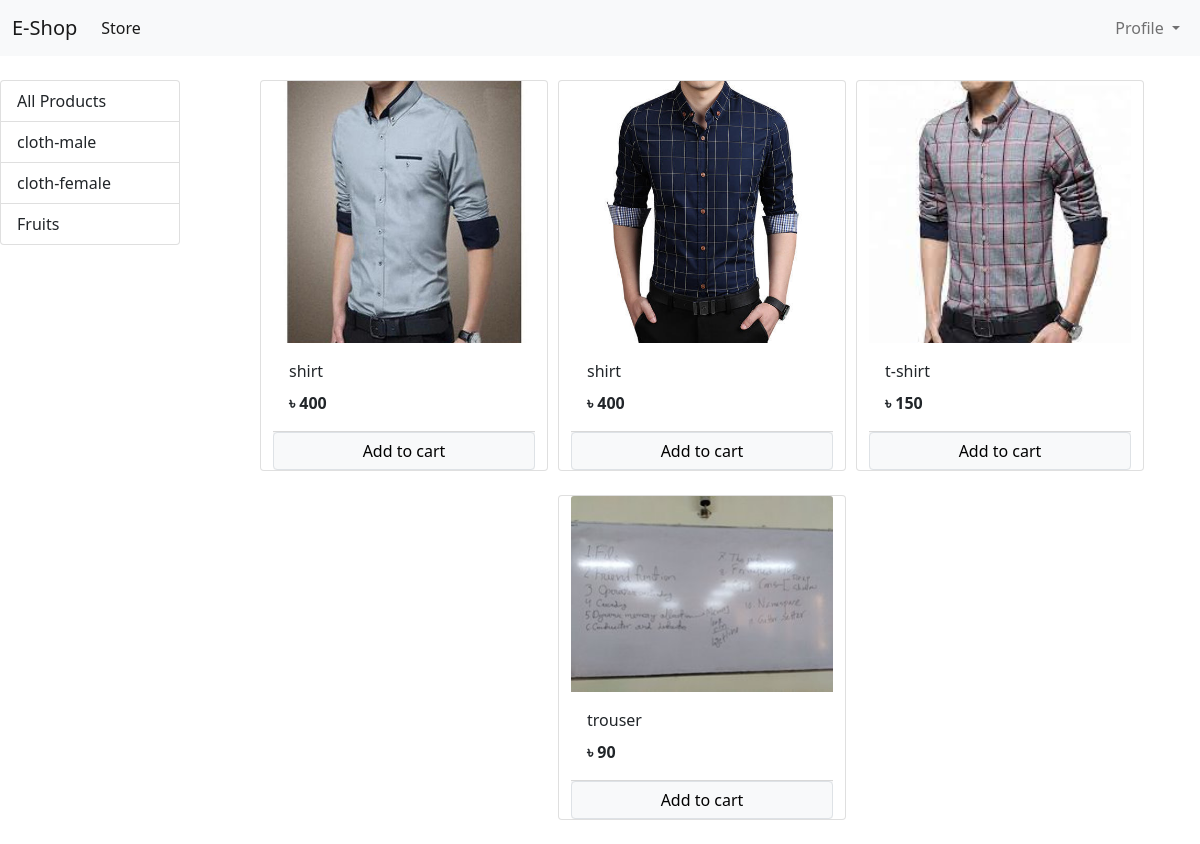
The app's page /?category=1 (signed in) with its own data.
### store/models/category.py (models this page shows, shortened)
class Category(models.Model):
    name = models.CharField(max_length=20)
    @staticmethod
    def get_all_categories():
        return Category.objects.all()

### store/models/product.py (models this page shows, shortened)
class Product(models.Model):
    name =  models.CharField(max_length=50)
    price = models.IntegerField(default=0)
    category = models.ForeignKey(Category , on_delete=models.CASCADE , default=1)
    description = models.CharField(max_length=200, default='', null=True, blank=True)
    image = models.ImageField(upload_to='uploads/products/')
    @staticmethod
    def get_all_products_by_categoryid(category_id):
        if category_id:
           return Product.objects.filter(category = category_id)
        else:
           return Product.get_all_products()

### store/views/home.py (the view, shortened to what this page needs)
# urls.py: path('', Index.as_view(), name='homepage'),
class Index(View):
    def get(self, request):
        cart = request.session.get('cart')
        if not cart:
            request.session['cart'] = {}
        products = None
        categories = Category.get_all_categories()
        categoryID = request.GET.get('category')
        if categoryID:
            products = Product.get_all_products_by_categoryid(categoryID)
        else:
            products = Product.get_all_products()
        data = {}
        data['products'] = products
        data['categories'] = categories
        print('you are: ', request.session.get('email'))
        return render(request, 'index.html', data)

### store/templatetags/cart.py (called while the page is built)
@register.filter(name='is_in_cart')
def is_in_cart(product,cart):
    keys = cart.keys()
    for id in keys:
        print(id == product.id)
        print(type(id), type(product.id))
        if int(id) == product.id:
            return True
    return False

### store/templatetags/custom_filter.py (called while the page is built)
@register.filter(name='currency')
def currency(number):
    return "৳ "+str(number)

### store/templates/index.html (shortened to what this page needs)
  {% extends 'base.html' %}
  {% block content %}
  {% load cart %}
  {% load custom_filter %}
  <div class=<div class="container-fluid">
  <div class="row">
  <div class="col-lg-2">
    <div class="list-group mx-auto">
       <a href="/" class="list-group-item list-group-item-action">All Products</a>
    {% for category in categories %}
      <a href="/?category={{category.id}}" class="list-group-item list-group-item-action">{{category.name}}</a>
    {% endfor%}
    </div>
  </div>
   <div id='products' class="col-lg-9 mx-auto">
   <div class="row mx-auto">
   {% for product in products %}
  <div class="card mx-auto mb-4" id={{product.id}} style="width: 18rem;">
    <img src="{{product.image.url}}" class="card-img-top" alt="...">
    <div class="card-body">
    <p class="card-title">{{product.name}}</p>
    <p class="card-text"><b>{{product.price|currency}}</b></p>
    </div>
    <div class="card-footer p-0 no-gutters">
    {%if product|is_in_cart:request.session.cart%}
    <div class="row no-gutters">
    <form action="/#{{product.id}}" class="col-2" method="post">
       {% csrf_token %}
       <input hidden type="text" name="product" value='{{product.id}}'>
       <input hidden type="text" name="remove" value='True'>
       <input type="submit" value="-" class = "btn btn-block btn-secondary">
    </form>
    <div class="text-center col">{{product|cart_quantity:request.session.cart}} in cart</div>
    <form action="/#{{product.id}}" class="col-2" method="post">
       {% csrf_token %}
       <input hidden type="text" name="product" value='{{product.id}}'>
       <input type="submit" value="+" class = "btn btn-block btn-secondary">
    </form>
    </div>
    {% else %}
    <form action="/#{{product.id}}" method="POST" class="btn-block">
    <input type="submit"  class="float-right btn btn-light border form-control" value="Add to cart">
    </form>
    {% endif %}
    </div>
  </div>
   {% endfor %}
  </div>
  </div>
  </div>
</div>
  {% endblock %}

### records on screen
Category: name "cloth-male"
Category: name "cloth-female"
Category: name "Fruits"
Product: {{ product.id }} 1 (drawn), image (picture), name "shirt", price "৳ 400"
Product: image (picture), name "shirt", price "৳ 400"
Product: image (picture), name "t-shirt", price "৳ 150"
Product: image (picture), name "trouser", price "৳ 90"
